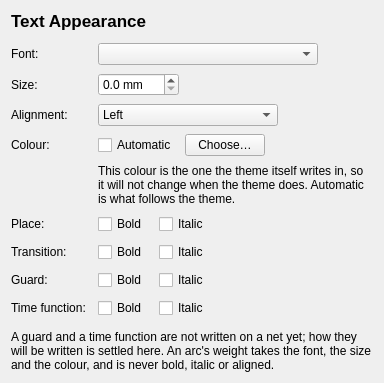
    <widget class="QWidget" name="text_appearance_page">
     <layout class="QVBoxLayout" name="text_appearance_layout">
      <property name="spacing">
       <number>12</number>
      </property>
     <item>
      <widget class="QLabel" name="text_appearance_heading">
       <property name="font">
        <font>
         <pointsize>13</pointsize>
         <bold>true</bold>
        </font>
       </property>
       <property name="text">
        <string notr="true">Text Appearance</string>
       </property>
      </widget>
     </item>
     <item>
      <layout class="QFormLayout" name="text_appearance_form">
       <property name="fieldGrowthPolicy">
        <enum>QFormLayout::FieldGrowthPolicy::FieldsStayAtSizeHint</enum>
       </property>
       <property name="horizontalSpacing">
        <number>12</number>
       </property>
       <property name="verticalSpacing">
        <number>8</number>
       </property>
       <item row="0" column="0">
        <widget class="QLabel" name="font_label">
         <property name="text">
          <string extracomment="label of the font chooser for a net">Font:</string>
         </property>
        </widget>
       </item>
       <item row="0" column="1">
        <widget class="QComboBox" name="font_combo">
         <property name="minimumSize">
          <size>
           <width>220</width>
           <height>0</height>
          </size>
         </property>
        </widget>
       </item>
       <item row="1" column="0">
        <widget class="QLabel" name="font_size_label">
         <property name="text">
          <string extracomment="label of the font size chooser for a net">Size:</string>
         </property>
        </widget>
       </item>
       <item row="1" column="1">
        <layout class="QHBoxLayout" name="font_size_row">
         <property name="spacing">
          <number>8</number>
         </property>
         <item>
          <widget class="QDoubleSpinBox" name="font_size_spin">
           <property name="decimals">
            <number>1</number>
           </property>
           <property name="singleStep">
            <double>0.1</double>
           </property>
           <property name="suffix">
            <string notr="true"> mm</string>
           </property>
          </widget>
         </item>
         <item>
          <widget class="QLabel" name="font_size_points">
           <property name="placeholder" stdset="0">
            <bool>true</bool>
           </property>
           <property name="text">
            <string notr="true"/>
           </property>
          </widget>
         </item>
         <item>
          <spacer name="font_size_stretch">
           <property name="orientation">
            <enum>Qt::Orientation::Horizontal</enum>
           </property>
           <property name="sizeHint" stdset="0">
            <size>
             <width>0</width>
             <height>0</height>
            </size>
           </property>
          </spacer>
         </item>
        </layout>
       </item>
       <item row="2" column="0">
        <widget class="QLabel" name="alignment_label">
         <property name="text">
          <string extracomment="label of the chooser of how a caption's lines are laid against its sides">Alignment:</string>
         </property>
        </widget>
       </item>
       <item row="2" column="1">
        <widget class="QComboBox" name="alignment_combo">
         <property name="minimumSize">
          <size>
           <width>180</width>
           <height>0</height>
          </size>
         </property>
         <item>
          <property name="text">
           <string extracomment="text alignment: against the left side">Left</string>
          </property>
         </item>
         <item>
          <property name="text">
           <string extracomment="text alignment: against the right side">Right</string>
          </property>
         </item>
         <item>
          <property name="text">
           <string extracomment="text alignment: in the middle">Centred</string>
          </property>
         </item>
         <item>
          <property name="text">
           <string extracomment="text alignment: every line stretched but the last">Justified</string>
          </property>
         </item>
        </widget>
       </item>
       <item row="3" column="0">
        <widget class="QLabel" name="text_colour_label">
         <property name="text">
          <string extracomment="label of the colour chooser for a net's lettering">Colour:</string>
         </property>
        </widget>
       </item>
       <item row="3" column="1">
        <layout class="QHBoxLayout" name="text_colour_row">
         <property name="spacing">
          <number>8</number>
         </property>
         <item>
          <widget class="QCheckBox" name="text_colour_automatic">
           <property name="text">
            <string extracomment="colour that follows the light or dark theme">Automatic</string>
           </property>
          </widget>
         </item>
         <item>
          <widget class="QPushButton" name="text_colour_button">
           <property name="text">
            <string extracomment="button that opens the colour chooser">Choose…</string>
           </property>
          </widget>
         </item>
         <item>
          <spacer name="text_colour_stretch">
           <property name="orientation">
            <enum>Qt::Orientation::Horizontal</enum>
           </property>
           <property name="sizeHint" stdset="0">
            <size>
             <width>0</width>
             <height>0</height>
            </size>
           </property>
          </spacer>
         </item>
        </layout>
       </item>
       <item row="4" column="1">
        <widget class="QLabel" name="text_colour_note">
         <property name="error" stdset="0">
          <bool>true</bool>
         </property>
         <property name="wordWrap">
          <bool>true</bool>
         </property>
         <property name="text">
          <string extracomment="warning under the colour chooser when the colour chosen is the theme's own ink">This colour is the one the theme itself writes in, so it will not change when the theme does. Automatic is what follows the theme.</string>
         </property>
        </widget>
       </item>
       <item row="5" column="0">
        <widget class="QLabel" name="place_label">
         <property name="text">
          <string extracomment="label of the typeface of a place's caption">Place:</string>
         </property>
        </widget>
       </item>
       <item row="5" column="1">
        <layout class="QHBoxLayout" name="place_typeface_row">
         <property name="spacing">
          <number>12</number>
         </property>
         <item>
          <widget class="QCheckBox" name="place_bold_check">
           <property name="text">
            <string extracomment="typeface: heavier than normal">Bold</string>
           </property>
          </widget>
         </item>
         <item>
          <widget class="QCheckBox" name="place_italic_check">
           <property name="text">
            <string extracomment="typeface: sloped">Italic</string>
           </property>
          </widget>
         </item>
         <item>
          <spacer name="place_typeface_stretch">
           <property name="orientation">
            <enum>Qt::Orientation::Horizontal</enum>
           </property>
           <property name="sizeHint" stdset="0">
            <size>
             <width>0</width>
             <height>0</height>
            </size>
           </property>
          </spacer>
         </item>
        </layout>
       </item>
       <item row="6" column="0">
        <widget class="QLabel" name="transition_label">
         <property name="text">
          <string extracomment="label of the typeface of a transition's caption">Transition:</string>
         </property>
        </widget>
       </item>
       <item row="6" column="1">
        <layout class="QHBoxLayout" name="transition_typeface_row">
         <property name="spacing">
          <number>12</number>
         </property>
         <item>
          <widget class="QCheckBox" name="transition_bold_check">
           <property name="text">
            <string extracomment="typeface: heavier than normal">Bold</string>
           </property>
          </widget>
         </item>
         <item>
          <widget class="QCheckBox" name="transition_italic_check">
           <property name="text">
            <string extracomment="typeface: sloped">Italic</string>
           </property>
          </widget>
         </item>
         <item>
          <spacer name="transition_typeface_stretch">
           <property name="orientation">
            <enum>Qt::Orientation::Horizontal</enum>
           </property>
           <property name="sizeHint" stdset="0">
            <size>
             <width>0</width>
             <height>0</height>
            </size>
           </property>
          </spacer>
         </item>
        </layout>
       </item>
       <item row="7" column="0">
        <widget class="QLabel" name="guard_label">
         <property name="text">
          <string extracomment="label of the typeface of a transition's guard, which does not exist yet">Guard:</string>
         </property>
        </widget>
       </item>
       <item row="7" column="1">
        <layout class="QHBoxLayout" name="guard_typeface_row">
         <property name="spacing">
          <number>12</number>
         </property>
         <item>
          <widget class="QCheckBox" name="guard_bold_check">
           <property name="text">
            <string extracomment="typeface: heavier than normal">Bold</string>
           </property>
          </widget>
         </item>
         <item>
          <widget class="QCheckBox" name="guard_italic_check">
           <property name="text">
            <string extracomment="typeface: sloped">Italic</string>
           </property>
          </widget>
         </item>
         <item>
          <spacer name="guard_typeface_stretch">
           <property name="orientation">
            <enum>Qt::Orientation::Horizontal</enum>
           </property>
           <property name="sizeHint" stdset="0">
            <size>
             <width>0</width>
             <height>0</height>
            </size>
           </property>
          </spacer>
         </item>
        </layout>
       </item>
       <item row="8" column="0">
        <widget class="QLabel" name="time_function_label">
         <property name="text">
          <string extracomment="label of the typeface of a transition's time function, which does not exist yet">Time function:</string>
         </property>
        </widget>
       </item>
       <item row="8" column="1">
        <layout class="QHBoxLayout" name="time_function_typeface_row">
         <property name="spacing">
          <number>12</number>
         </property>
         <item>
          <widget class="QCheckBox" name="time_function_bold_check">
           <property name="text">
            <string extracomment="typeface: heavier than normal">Bold</string>
           </property>
          </widget>
         </item>
         <item>
          <widget class="QCheckBox" name="time_function_italic_check">
           <property name="text">
            <string extracomment="typeface: sloped">Italic</string>
           </property>
          </widget>
         </item>
         <item>
          <spacer name="time_function_typeface_stretch">
           <property name="orientation">
            <enum>Qt::Orientation::Horizontal</enum>
           </property>
           <property name="sizeHint" stdset="0">
            <size>
             <width>0</width>
             <height>0</height>
            </size>
           </property>
          </spacer>
         </item>
        </layout>
       </item>
      </layout>
     </item>
     <item>
      <widget class="QLabel" name="text_appearance_note">
       <property name="placeholder" stdset="0">
        <bool>true</bool>
       </property>
       <property name="wordWrap">
        <bool>true</bool>
       </property>
       <property name="text">
        <string extracomment="under the lettering settings, on what is not written yet and what an arc takes">A guard and a time function are not written on a net yet; how they will be written is settled here. An arc's weight takes the font, the size and the colour, and is never bold, italic or aligned.</string>
       </property>
      </widget>
     </item>
     <item>
      <spacer name="text_appearance_spacer">
       <property name="orientation">
        <enum>Qt::Orientation::Vertical</enum>
       </property>
       <property name="sizeHint" stdset="0">
        <size>
         <width>0</width>
         <height>0</height>
        </size>
       </property>
      </spacer>
     </item>
     </layout>
    </widget>
